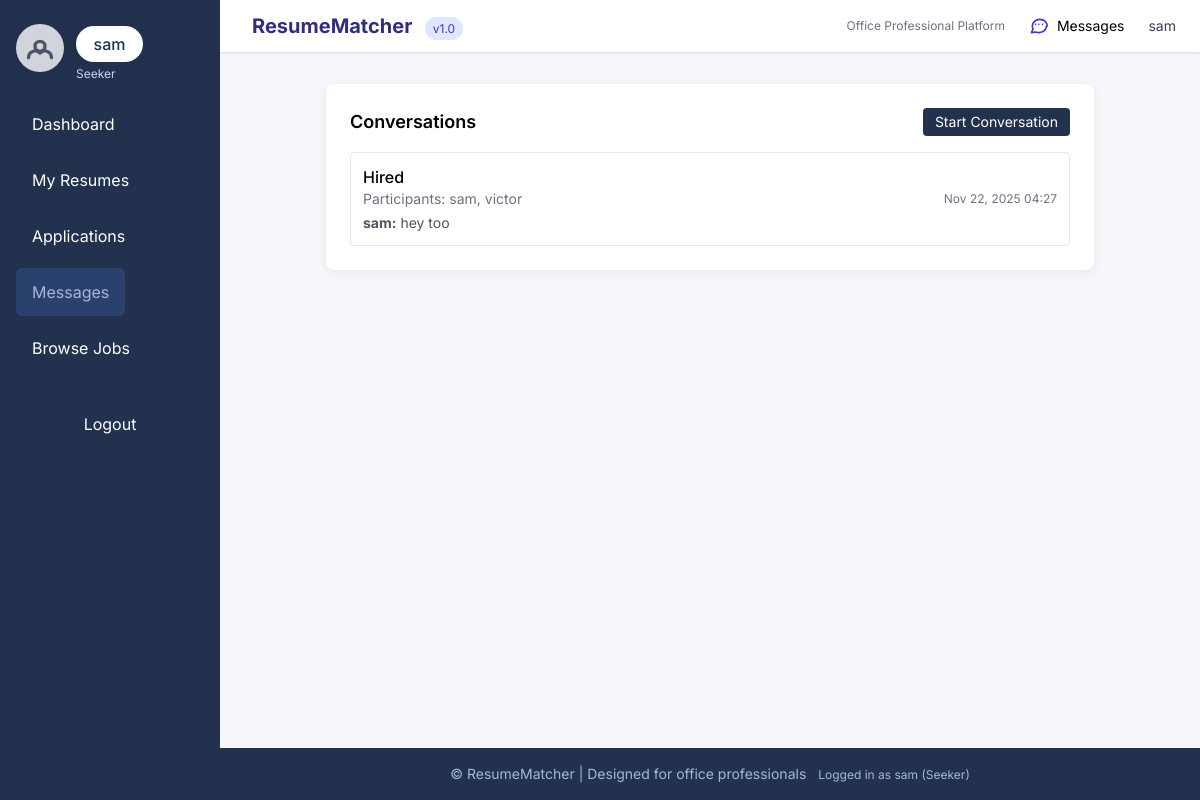
/messages/ (signed in), run on the app's committed database.
### core/models.py (models this page shows, shortened)
class User(AbstractUser):
    USER_TYPES = (
        ('seeker', 'Job Seeker'),
        ('recruiter', 'Recruiter'),
        ('admin', 'Admin'),
    )
    account_type = models.CharField(max_length=10, choices=USER_TYPES, default='seeker')
    email = models.EmailField(unique=True)
    profile_picture = models.ImageField(upload_to='profiles/', blank=True, null=True)
    created_at = models.DateTimeField(auto_now_add=True)
    updated_at = models.DateTimeField(auto_now=True)
    class Meta:
        db_table = 'users'
        verbose_name = 'User'
        verbose_name_plural = 'Users'

class Conversation(models.Model):
    conversation_id = models.AutoField(primary_key=True)
    participants = models.ManyToManyField(User, related_name='conversations')
    subject = models.CharField(max_length=255, blank=True, null=True, help_text="Optional subject or context")
    is_active = models.BooleanField(default=True)
    created_at = models.DateTimeField(auto_now_add=True)
    updated_at = models.DateTimeField(auto_now=True)
    last_message = models.ForeignKey('Message', on_delete=models.SET_NULL, null=True, blank=True, related_name='+')
    class Meta:
        db_table = 'conversations'
        verbose_name = 'Conversation'
        verbose_name_plural = 'Conversations'
        ordering = ['-updated_at']

class Message(models.Model):
    message_id = models.AutoField(primary_key=True)
    conversation = models.ForeignKey(Conversation, on_delete=models.CASCADE, related_name='messages')
    sender = models.ForeignKey(User, on_delete=models.CASCADE, related_name='sent_messages')
    content = models.TextField(blank=True)
    attachment = models.FileField(upload_to='messages/attachments/', blank=True, null=True)
    read_by = models.ManyToManyField(User, blank=True, related_name='read_messages')
    created_at = models.DateTimeField(auto_now_add=True)
    updated_at = models.DateTimeField(auto_now=True)
    class Meta:
        db_table = 'messages'
        verbose_name = 'Message'
        verbose_name_plural = 'Messages'
        ordering = ['created_at']

### core/views.py (the view)
# urls.py: path('messages/', views.conversations_list, name='conversations_list'),
@login_required
def conversations_list(request):
    qs = Conversation.objects.filter(participants=request.user).select_related("last_message").prefetch_related("participants").order_by("-updated_at")
    paginator = Paginator(qs, 25)
    page_number = request.GET.get("page") or 1
    page = paginator.get_page(page_number)
    return render(request, "messages/conversation_list.html", {"page": page, "conversations": page.object_list})

### core/templates/messages/conversation_list.html (shortened to what this page needs)
{% extends "base.html" %}
{% block content %}
<div class="card p-6 max-w-3xl mx-auto">
  <div class="flex items-center justify-between mb-4">
    <h2 class="text-lg font-semibold">Conversations</h2>
    <a href="{% url 'conversation_create' %}" class="btn-primary px-3 py-1 rounded text-sm">Start Conversation</a>
  </div>
  <ul class="space-y-3">
    {% for conv in conversations %}
      <li class="border rounded p-3">
        <a class="flex items-center justify-between" href="{% url 'conversation_detail' conv.conversation_id %}">
          <div>
            <div class="font-medium">{{ conv.subject|default:"(no subject)" }}</div>
            <div class="text-sm text-gray-500">
              Participants:
              {% for p in conv.participants.all %}
                {{ p.get_full_name|default:p.username }}{% if not forloop.last %}, {% endif %}
              {% endfor %}
            </div>
            {% if conv.last_message %}
              <div class="text-sm text-gray-600 mt-1"><strong>{{ conv.last_message.sender.get_full_name|default:conv.last_message.sender.username }}:</strong> {{ conv.last_message.content|truncatechars:60 }}</div>
            {% endif %}
          </div>
          <div class="text-xs text-gray-500">{{ conv.updated_at|date:"M d, Y H:i" }}</div>
        </a>
      </li>
    {% empty %}
      <li class="text-gray-600">No conversations yet.</li>
    {% endfor %}
  </ul>
</div>
{% endblock %}

### core/templates/base.html (shortened to what this page needs)
<!DOCTYPE html>
<html lang="en">
<head>
    <script src="https://cdn.tailwindcss.com"></script>
</head>
<body>
    <div id="app-wrap">
        {% if user.is_authenticated %}
        <aside id="app-sidebar" class="sidebar flex flex-col items-start py-6 px-4" role="navigation" aria-label="Main menu">
            <div class="w-full flex items-center justify-between">
                <div class="flex items-center">
                    {% if user.profile_picture %}
                        <img src="{{ user.profile_picture.url }}" alt="Profile Picture" class="profile-pic mb-2">
                    {% else %}
                        <div class="profile-pic mb-2 flex items-center justify-center bg-gray-300 text-gray-600" aria-hidden="true">
                            <svg class="h-10 w-10" fill="none" stroke="currentColor" viewBox="0 0 24 24">
                                <path stroke-linecap="round" stroke-linejoin="round" stroke-width="2"
                                      d="M5.121 17.804A4 4 0 0112 15a4 4 0 016.879 2.804M15 11a3 3 0 11-6 0 3 3 0 016 0z" />
                            </svg>
                        </div>
                    {% endif %}
                    <div class="ml-3">
                        <div class="user-badge mb-1">{{ user.username }}</div>
                        <div class="text-xs text-indigo-200">{{ user.account_type|title }}</div>
                    </div>
                </div>
            </div>
            <nav class="nav-links w-full mt-4" aria-label="User navigation">
                {% if user.account_type == 'seeker' %}
                    <a href="{% url 'seeker_dashboard' %}" class="{% if request.resolver_match.url_name == 'seeker_dashboard' %}active{% endif %}">Dashboard</a>
                    <a href="{% url 'resume_list' %}" class="{% if request.resolver_match.url_name == 'resume_list' %}active{% endif %}">My Resumes</a>
                    <a href="{% url 'application_list' %}" class="{% if request.resolver_match.url_name == 'application_list' %}active{% endif %}">Applications</a>
                    <a href="{% url 'conversations_list' %}" class="{% if request.resolver_match.url_name == 'conversations_list' %}active{% endif %}">
                        Messages
                    </a>
                    <a href="{% url 'job_list' %}" class="{% if request.resolver_match.url_name == 'job_list' %}active{% endif %}">Browse Jobs</a>
                {% else %}
                    <a href="{% url 'job_list' %}">Browse Jobs</a>
                {% endif %}
            </nav>
            <form action="{% url 'logout' %}" method="post" class="mt-8 px-2 w-full">
                <button type="submit" class="btn-primary w-full py-2 rounded">Logout</button>
            </form>
        </aside>
        {% endif %}
        <div id="main-wrap" class="main-content-wrap flex flex-col min-h-screen" role="main">
            {% if user.is_authenticated %}
            <header class="bg-white shadow flex items-center justify-between px-6 py-3">
                <div class="flex items-center space-x-2">
                    <div>
                        <span class="font-bold text-xl text-indigo-900">ResumeMatcher</span>
                        <span class="text-xs bg-indigo-100 text-indigo-700 px-2 py-1 rounded-full ml-2">v1.0</span>
                    </div>
                </div>
                <div class="flex items-center space-x-3">
                    <span class="text-xs text-gray-500 hidden sm:block">Office Professional Platform</span>
                    <a href="{% url 'conversations_list' %}" class="text-sm px-3 py-1 hover:bg-gray-100 rounded hidden sm:inline-flex items-center" title="Messages">
                        Messages
                    </a>
                    <div class="ml-2 text-sm hidden sm:block">
                        <span class="text-gray-700">{{ user.get_full_name|default:user.username }}</span>
                    </div>
                </div>
            </header>
            {% endif %}
            <main class="scrollable-content max-w-5xl mx-auto py-8 px-4 w-full">
                {% block content %}{% endblock %}
            </main>
            <footer class="office-footer py-4 text-center text-sm mt-auto">
                &copy; {{ now|date:"Y" }} ResumeMatcher | Designed for office professionals
                <span class="ml-2 text-xs">
                    {% if user.is_authenticated %}
                        Logged in as {{ user.username }} ({{ user.account_type|title }})
                    {% else %}
                        Guest Mode
                    {% endif %}
                </span>
            </footer>
        </div>
    </div>
</body>
</html>

### core/templates/base.html (style rules this page uses)
html, body { height: 100%; margin: 0; padding: 0; }
body { font-family: 'Inter', Arial, sans-serif; background-color: #f5f7fa; height: 100vh; }
#app-wrap { min-height: 100vh; height: 100vh; display: flex; }
.office-footer { background-color: #22314e; color: #a4b8d3; }
.card { background: #fff; border-radius: 0.5rem; box-shadow: 0 2px 8px rgba(34,49,78,0.08); }
.btn-primary { background: #22314e; color: #fff; }
.sidebar { background: #22314e; min-width: 220px; max-width: 260px; color: #fff; flex-shrink: 0; height: 100vh; position: fixed; left: 0; top: 0; z-index: 40; transition: transform .22s ease; }
.sidebar a { color: #fff; display: block; padding: .75rem 1rem; border-radius: .375rem; transition: background .2s, color .2s; text-align: left; }
.sidebar a:hover, .sidebar .active { background: #2a416e; color: #a4b8d3; }
.sidebar .profile-pic { width: 48px; height: 48px; border-radius: 50%; object-fit: cover; margin-bottom: 0.75rem; }
.user-badge { background: #fff; color: #22314e; padding: .4rem 1.1rem; border-radius: 9999px; font-weight: 500; box-shadow: 0 2px 8px rgba(34,49,78,0.08); }
.nav-links { display: flex; flex-direction: column; align-items: flex-start; gap: 0.5rem; width: 100%; margin-top: 1.5rem; }
.sidebar form { width: 100%; }
.main-content-wrap { margin-left: 220px; width: calc(100vw - 220px); min-height: 100vh; display: flex; flex-direction: column; transition: margin-left .22s ease; }
.scrollable-content { flex: 1 1 auto; overflow-y: auto; padding-bottom: 1rem; }

### data on the page
User: username "sam", account_type "Seeker", get_full_name "sam"
Conversation: subject "Hired", last_message.sender.get_full_name "sam", last_message.content "hey too", updated_at "Nov 22, 2025 04:27"
User: get_full_name "victor"
